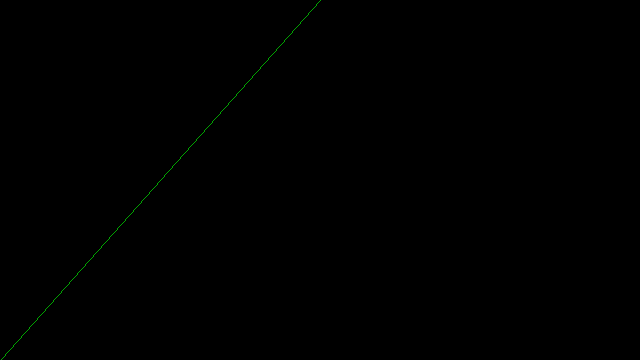
Frame 1 (no input)
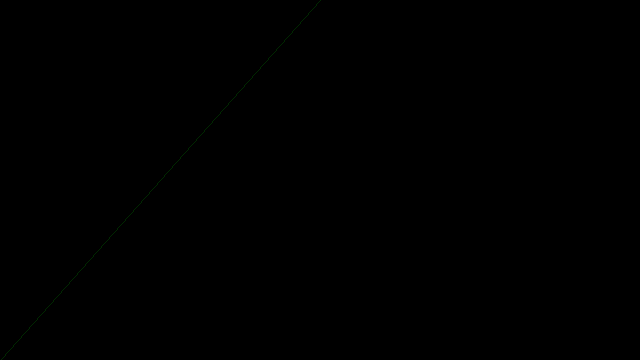
Frame 60 (the mouse pressed at the canvas centre just before this capture)
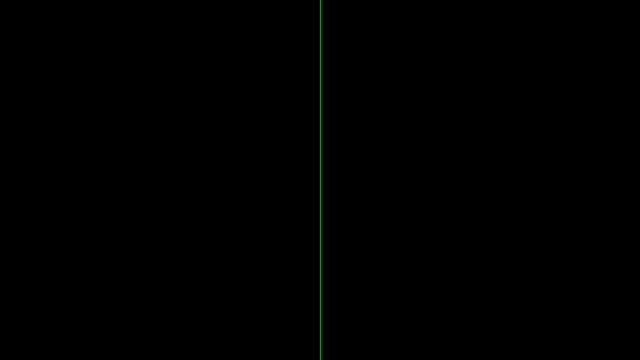
Frame 120 (the mouse held since frame 60 and released just before this capture)

The Processing sketch that drew these frames (run headless with seeded random() and noise(); from frame 60 on, the mouse is pressed at the canvas centre):

// Processing sketch: laserBean
// ── laserBean.pde
// global variable
  int incr;

void setup() {
  size(640, 360);
  background(0);
  frameRate(50);
  noSmooth();
}

void draw() {
  background(0, 0, 0, 0);
//  for (int i = 0; i < width; i+=3) {
//    float r = random(255);
//    float g = random(255);
//    float b = random(255);
//    float w = random(width);
//    float h = random(height);
//
//    stroke(0,g,0);
//    strokeWeight(1);
//    
//    if (mouseX<=width/2) {
//      incr = int((width/2)-mouseX*(float) i/width);
//    } else {
//      incr = int(mouseX*(float) i/width);
//    }
//    println(incr);
//    point(width/2+incr,i);
//  }
  float g = random(255);
  strokeWeight(1);
  stroke(0,g,0);
  line(width/2,0,mouseX,height);
}
